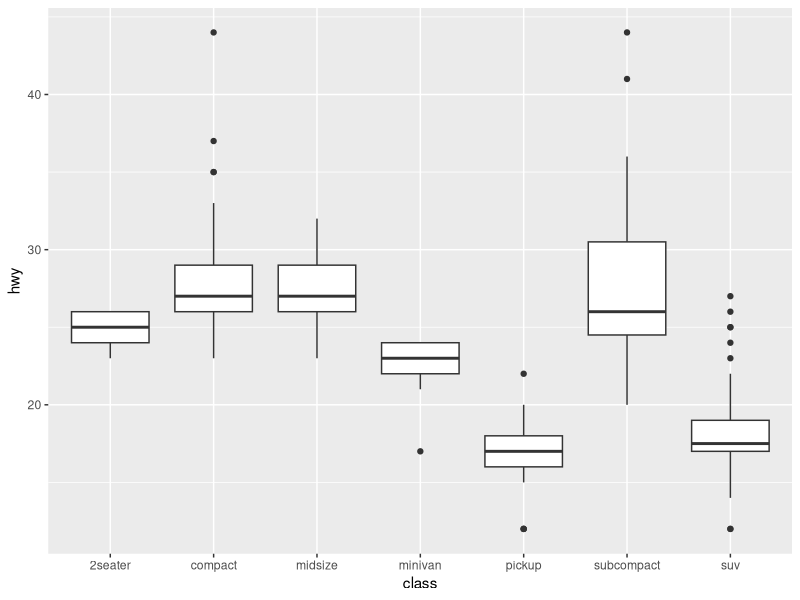
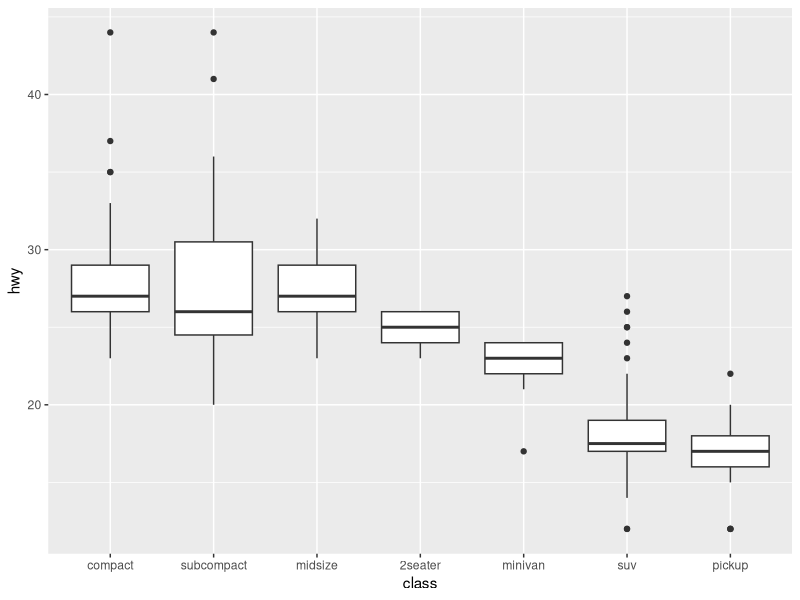

R code for these plots, in order:
## ---- chunk 1
library(forcats)
library(tidyverse)
data("mpg")
## ---- chunk 2
mpg %>% 
  ggplot(aes(x=class, y=hwy)) +
  geom_boxplot()
## ---- chunk 3
mpg$class %>% 
  is.factor()
## ---- chunk 4
mpg$class <- mpg$class %>% 
  as.factor()

mpg$class %>% 
  is.factor()
## ---- chunk 5
mpg$class %>% 
  levels()
## ---- chunk 6
mpg$class <- mpg$class  %>% 
  fct_relevel("compact","subcompact","midsize","2seater","minivan","suv","pickup")

mpg$class %>% 
  levels()
## ---- chunk 7
mpg %>% 
  ggplot(aes(x=class, y=hwy)) +
  geom_boxplot()
## ---- chunk 8
mpg$class <- mpg$class %>% 
  fct_reorder(mpg$cty, median)

mpg$class %>% 
  levels()
## ---- chunk 9
mpg$class <- mpg$class  %>% 
  fct_recode("two-seater" = "2seater")

## NEW NAME = OLD NAME

mpg$class %>% 
  levels()

#Check out the change in the mpg dataset
## ---- chunk 10
mpg$class_two <- mpg$class %>% 
  fct_collapse(cars = c("compact", "subcompact", "midsize", "two-seater"),
               big = c("pickup", "suv", "minivan"))

mpg$class_two %>% 
  levels()
## ---- chunk 11
table(mpg$manufacturer)
## ---- chunk 12
mpg$manufacturer <- mpg$manufacturer %>%   fct_lump_min(15)

mpg$manufacturer %>% 
  levels()
